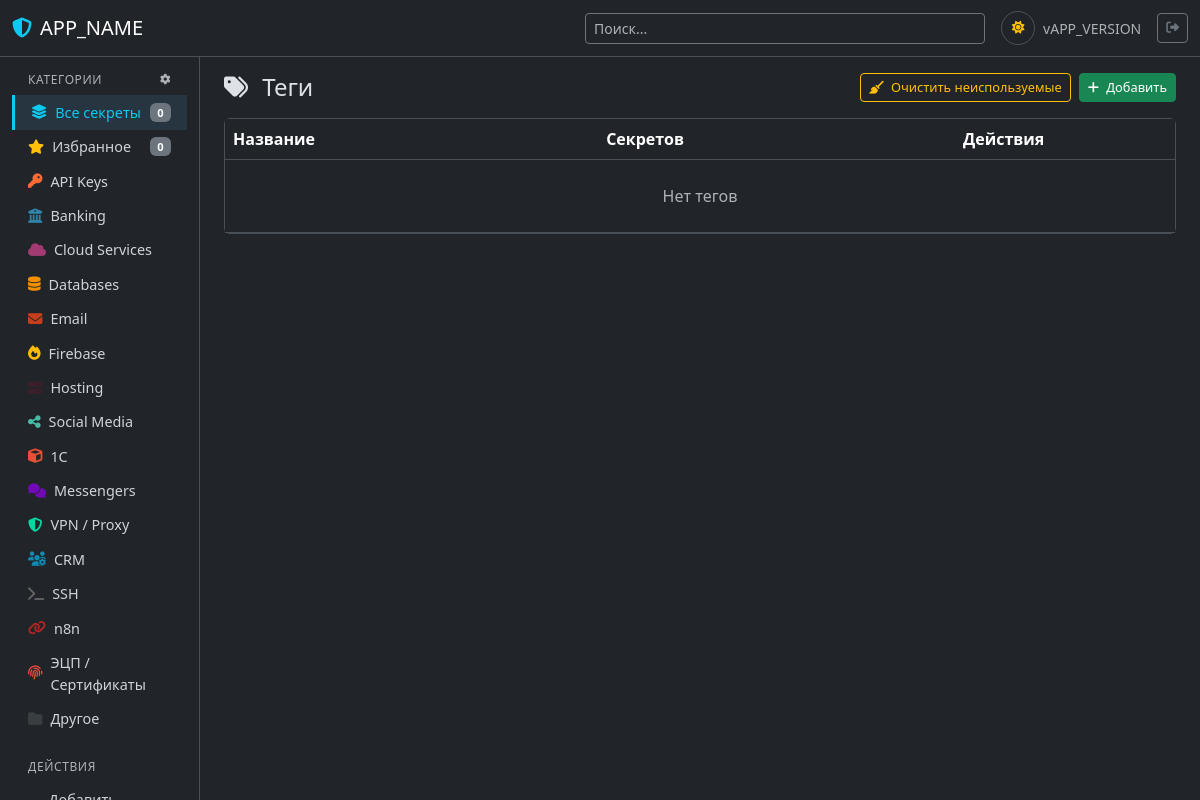
Page /pages/tags.php (signed in) on the committed database.
### tables this page shows
CREATE TABLE IF NOT EXISTS `categories` (
    `id` INT UNSIGNED NOT NULL AUTO_INCREMENT PRIMARY KEY,
    `name` VARCHAR(100) NOT NULL,
    `icon` VARCHAR(50) NULL,
    `color` VARCHAR(7) NULL,
    `sort_order` INT NOT NULL DEFAULT 0,
    `created_at` DATETIME NOT NULL DEFAULT CURRENT_TIMESTAMP,
    UNIQUE KEY `uk_name` (`name`)
);

### bootstrap.php (called while the page is built, shortened)
<?php
spl_autoload_register(function ($className) {
    $file = __DIR__ . '/classes/' . $className . '.php';
});

### classes/Database.php (called while the page is built, shortened)
<?php
class Database {
    private static ?Database $instance = null;
    private PDO $pdo;
    private function __construct() {
        $dsn = 'mysql:host=' . DB_HOST . ';dbname=' . DB_NAME . ';charset=utf8mb4';
        $this->pdo = new PDO($dsn, DB_USER, DB_PASS, [
            PDO::ATTR_ERRMODE            => PDO::ERRMODE_EXCEPTION,
            PDO::ATTR_DEFAULT_FETCH_MODE => PDO::FETCH_ASSOC,
            PDO::ATTR_EMULATE_PREPARES   => false,
        ]);
    }
    public static function getInstance(): self {
        if (self::$instance === null) {
            self::$instance = new self();
        }
        return self::$instance;
    }
    public function query(string $sql, array $params = []): PDOStatement {
        $stmt = $this->pdo->prepare($sql);
        $stmt->execute($params);
        return $stmt;
    }
    public function fetchAll(string $sql, array $params = []): array {
        return $this->query($sql, $params)->fetchAll();
    }
    public function fetchColumn(string $sql, array $params = []): mixed {
        return $this->query($sql, $params)->fetchColumn();
    }
}

### classes/SecretService.php (called while the page is built, shortened)
<?php
class SecretService {
    private Database $db;
    public function __construct() {
        $this->db = Database::getInstance();
    }
    public function getStats(): array {
        return [
            'total' => (int)$this->db->fetchColumn("SELECT COUNT(*) FROM secrets"),
            'favorites' => (int)$this->db->fetchColumn("SELECT COUNT(*) FROM secrets WHERE is_favorite = 1"),
            'fields' => (int)$this->db->fetchColumn("SELECT COUNT(*) FROM secret_fields"),
            'categories_used' => (int)$this->db->fetchColumn("SELECT COUNT(DISTINCT category_id) FROM secrets WHERE category_id IS NOT NULL"),
        ];
    }
}

### classes/CategoryService.php (called while the page is built, shortened)
<?php
class CategoryService {
    private Database $db;
    public function __construct() {
        $this->db = Database::getInstance();
    }
    public function getAll(): array {
        return $this->db->fetchAll("
            SELECT c.*,
                   (SELECT COUNT(*) FROM secrets s WHERE s.category_id = c.id) AS secret_count
            FROM categories c
            ORDER BY c.sort_order, c.name
        ");
    }
}

### templates/layout.php (the view, shortened to what this page needs)
<!DOCTYPE html>
<html lang="ru" data-bs-theme="dark">
<head>
    <link href="https://cdn.jsdelivr.net/npm/bootstrap@5.3.3/dist/css/bootstrap.min.css" rel="stylesheet">
    <link href="https://cdnjs.cloudflare.com/ajax/libs/font-awesome/6.4.2/css/all.min.css" rel="stylesheet">
    <link href="/local_secrets/assets/css/app.css" rel="stylesheet">
</head>
<body>
    <?php include __DIR__ . '/header.php'; ?>
    <div class="container-fluid">
        <div class="row">
            <nav class="col-md-3 col-lg-2 d-md-block sidebar collapse" id="sidebarMenu">
                <div class="position-sticky pt-3">
                    <h6 class="sidebar-heading d-flex justify-content-between align-items-center px-3 mb-2 text-muted">
                        <span>Категории</span>
                        <a href="/local_secrets/pages/categories.php" class="text-muted" title="Управление">
                        </a>
                    </h6>
                    <ul class="nav flex-column">
                        <li class="nav-item">
                            <a class="nav-link <?= empty($_GET['cat']) && empty($_GET['fav']) ? 'active' : '' ?>"
                               href="/local_secrets/index.php">
                                <i class="fas fa-layer-group me-2"></i> Все секреты
                                <?php if (isset($stats)): ?>
                                    <span class="badge bg-secondary ms-auto"><?= $stats['total'] ?></span>
                                <?php endif; ?>
                            </a>
                        </li>
                        <li class="nav-item">
                            <a class="nav-link <?= !empty($_GET['fav']) ? 'active' : '' ?>"
                               href="/local_secrets/index.php?fav=1">
                                <i class="fas fa-star me-2 text-warning"></i> Избранное
                                <?php if (isset($stats)): ?>
                                    <span class="badge bg-secondary ms-auto"><?= $stats['favorites'] ?></span>
                                <?php endif; ?>
                            </a>
                        </li>
                        <?php if (isset($categories)): ?>
                            <?php foreach ($categories as $cat): ?>
                                <li class="nav-item">
                                    <a class="nav-link <?= ($_GET['cat'] ?? '') == $cat['id'] ? 'active' : '' ?>"
                                       href="/local_secrets/index.php?cat=<?= $cat['id'] ?>">
                                        <i class="fas <?= htmlspecialchars($cat['icon'] ?? 'fa-folder') ?> me-2"
                                           style="color: <?= htmlspecialchars($cat['color'] ?? '#888') ?>"></i>
                                        <?= htmlspecialchars($cat['name']) ?>
                                    </a>
                                </li>
                            <?php endforeach; ?>
                        <?php endif; ?>
                    </ul>
                    <h6 class="sidebar-heading d-flex justify-content-between align-items-center px-3 mt-4 mb-2 text-muted">
                        <span>Действия</span>
                    </h6>
                    <ul class="nav flex-column mb-2">
                        <li class="nav-item">
                            <a class="nav-link" href="/local_secrets/pages/secret_form.php">
                            </a>
                        </li>
                    </ul>
                </div>
            </nav>
            <main class="col-md-9 ms-sm-auto col-lg-10 px-md-4 pt-3">
                <?= $content ?? '' ?>
            </main>
        </div>
    </div>
    <div class="toast-container position-fixed bottom-0 end-0 p-3">
    </div>
</body>
</html>

### assets/css/app.css (style rules this page uses)
.sidebar { position: sticky; top: 56px; height: calc(100vh - 56px); overflow-y: auto; border-right: 1px solid var(--bs-border-color); }
[data-bs-theme="dark"] .sidebar { background: var(--bs-dark); }
.sidebar .nav-link { padding: 0.4rem 1rem; font-size: 0.9rem; display: flex; align-items: center; }
[data-bs-theme="dark"] .sidebar .nav-link { color: var(--bs-gray-400); }
.sidebar .nav-link.active { color: var(--bs-info); background: rgba(79, 195, 247, 0.1); border-left: 3px solid var(--bs-info); }
.sidebar .badge { font-size: 0.7rem; }
.sidebar-heading { font-size: 0.75rem; text-transform: uppercase; letter-spacing: 0.05em; }
a, button, .btn { transition: all 0.15s ease-in-out; }

### rows in the picture
categories: name "API Keys"
categories: name "Banking"
categories: name "Cloud Services"
categories: name "Databases"
categories: name "Email"
categories: name "Firebase"
categories: name "Hosting"
categories: name "Social Media"
categories: name "1С"
categories: name "Messengers"
categories: name "VPN / Proxy"
categories: name "CRM"
categories: name "SSH"
categories: name "n8n"
categories: name "ЭЦП / Сертификаты"
categories: name "Другое"

### other values in the picture
APP_NAME "APP_NAME"
APP_VERSION "APP_VERSION"
$stats['total'] "0"
$stats['favorites'] "0"
